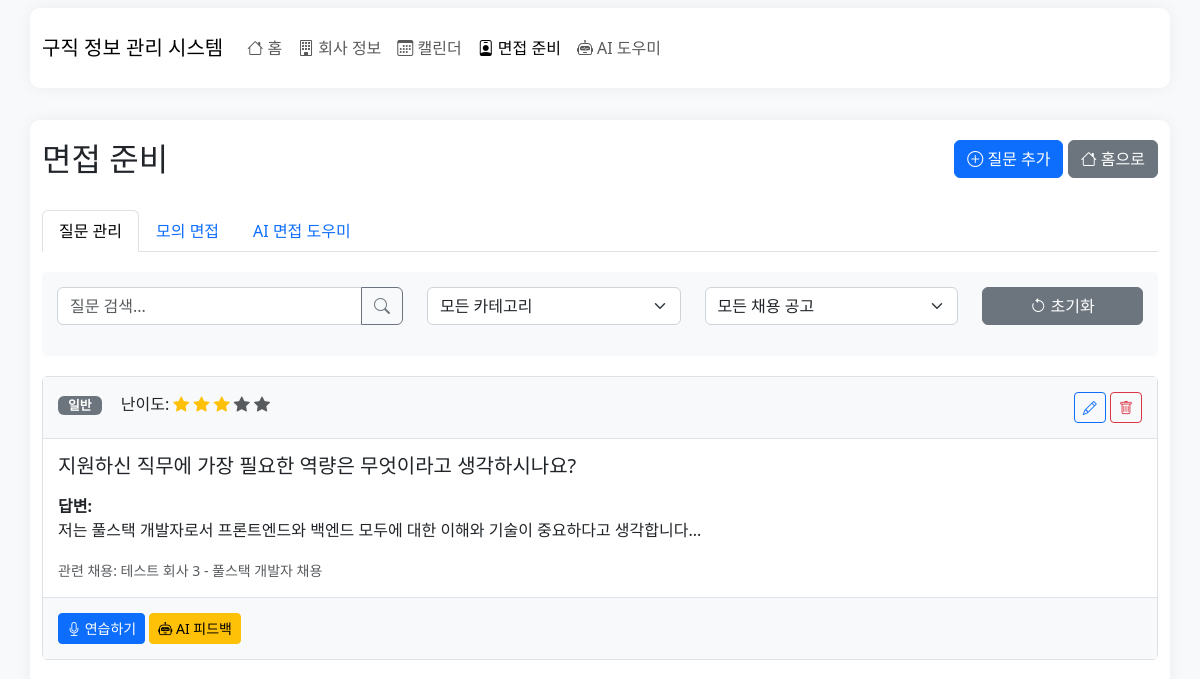
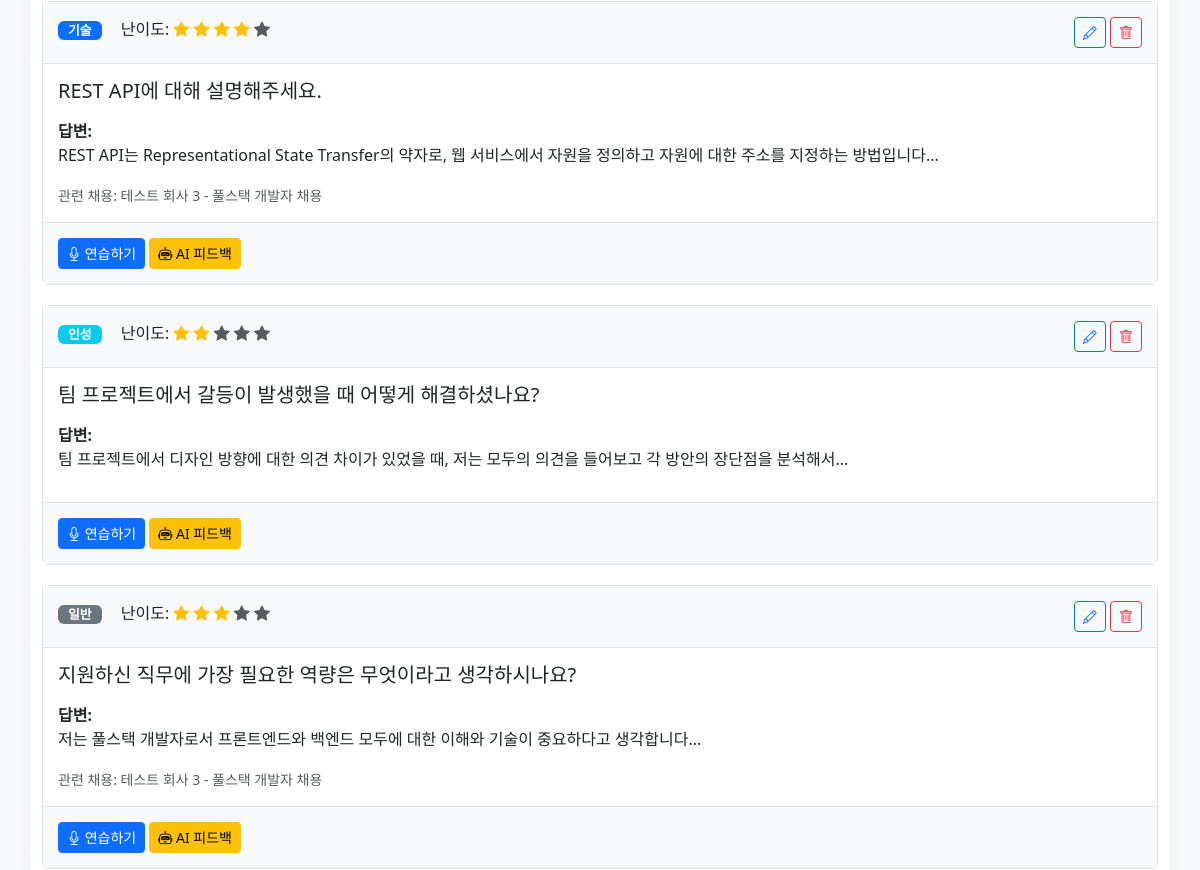
The page /interview/interview (upper part) on the database as committed earlier (2 pictures, top to bottom).
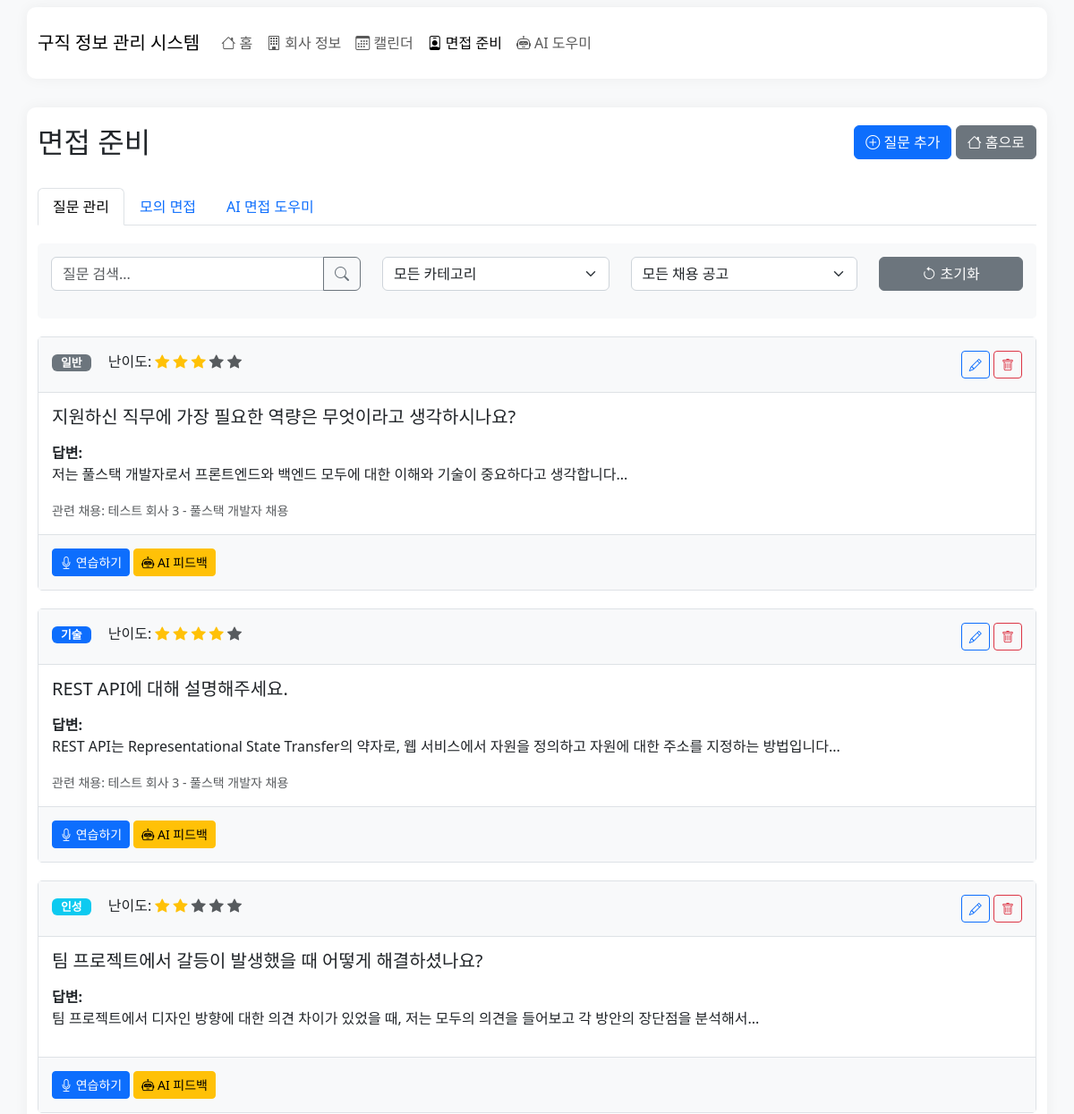
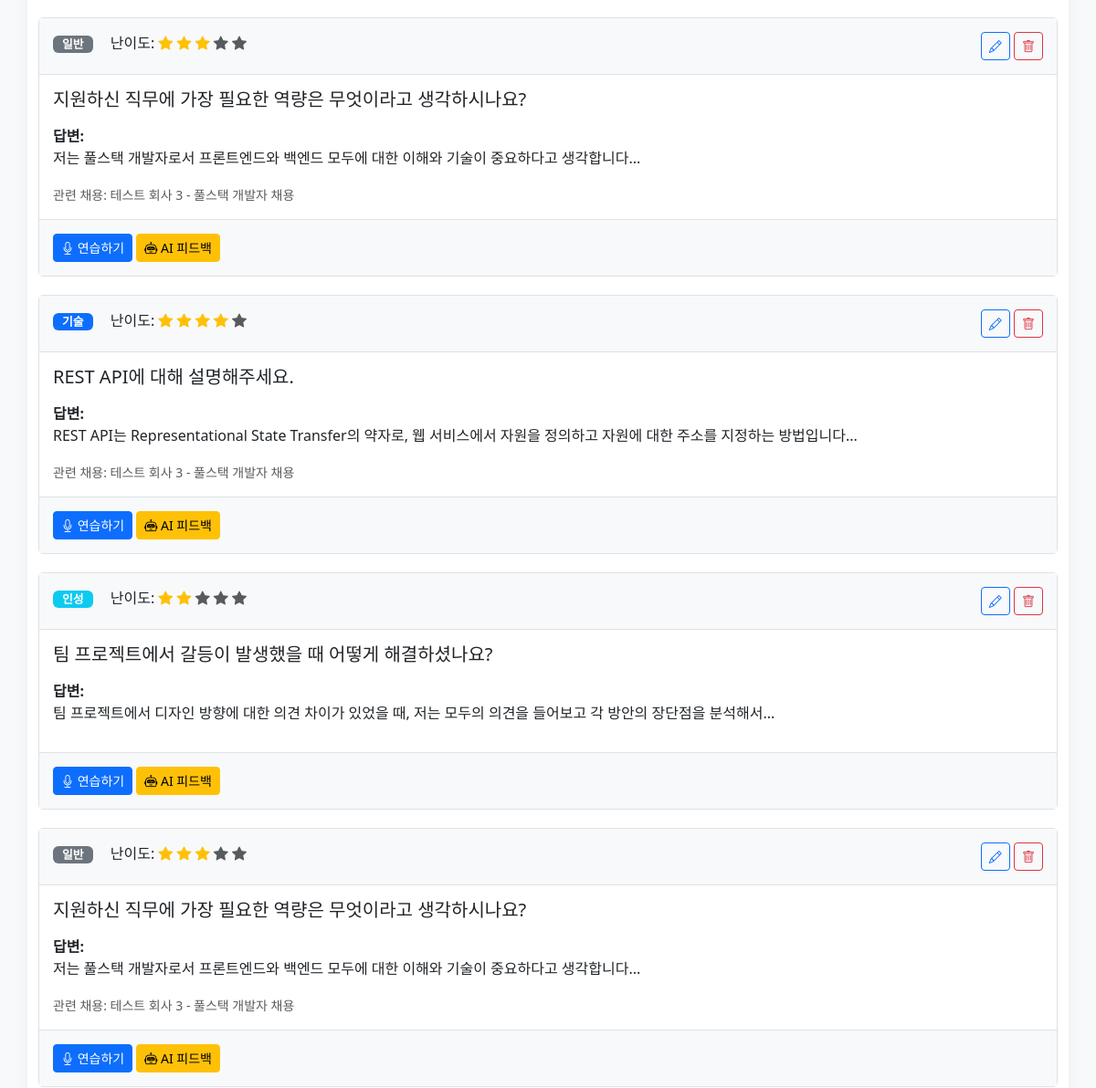
The same page on the database as committed later (2 pictures, top to bottom).
### models.py (models this page shows, shortened)
class InterviewPrep(db.Model):
    id = db.Column(db.Integer, primary_key=True)
    job_id = db.Column(db.Integer, db.ForeignKey('job.id'), nullable=True)
    question = db.Column(db.Text, nullable=False)
    answer = db.Column(db.Text, nullable=True)
    category = db.Column(db.String(100), default='일반')  # '일반', '기술', '인성', '경험' 등
    difficulty = db.Column(db.Integer, default=1)  # 1-5 난이도
    created_at = db.Column(db.DateTime, default=datetime.utcnow)

class Job(db.Model):
    id = db.Column(db.Integer, primary_key=True)
    site = db.Column(db.String(100), nullable=False)
    company_name = db.Column(db.String(200), nullable=False)
    title = db.Column(db.String(300), nullable=False)
    url = db.Column(db.String(500), nullable=False)
    status = db.Column(db.String(20), default='미지원')  # '미지원', '지원', '서류합격', '1차면접', '2차면접', '최종합격', '불합격', '보류' 중 하나
    note = db.Column(db.Text, nullable=True)  # 메모 저장을 위한 필드
    deadline = db.Column(db.Date, nullable=True)  # 마감일 추가
    created_at = db.Column(db.DateTime, default=datetime.utcnow)
    applied = db.Column(db.Boolean, default=False)
    resume = db.Column(db.Text, nullable=True)  # 자기소개서 내용
    resume_file = db.Column(db.String(500), nullable=True)  # 자기소개서 파일 경로
    portfolio_file = db.Column(db.String(500), nullable=True)  # 포트폴리오 파일 경로
    application_date = db.Column(db.Date, nullable=True)  # 지원 날짜
    company_id = db.Column(db.Integer, db.ForeignKey('company.id'), nullable=True)

### routes/interview_routes.py (the view)
@interview.route('/interview')
def interview_prep():
    jobs = Job.query.filter(Job.status.in_(['서류합격', '1차면접', '2차면접'])).order_by(Job.created_at.desc()).all()
    interview_questions = InterviewPrep.query.order_by(InterviewPrep.created_at.desc()).all()
    return render_template('interview.html',
                          jobs=jobs,
                          questions=interview_questions,
                          mcp_enabled=current_app.config.get('MCP_ENABLED', False))

### app.py (called while the page is built)
@app.teardown_appcontext
def teardown_mcp(exception):
    if mcp_enabled:
        shutdown()

### mcp/__init__.py (called while the page is built)
def shutdown():
    global _client
    if _client:
        run_async(_client.close())
        _client = None

### templates/interview.html (shortened to what this page needs)
{% extends 'base.html' %}
{% block extra_css %}
<link rel="stylesheet" href="{{ url_for('static', filename='css/interview.css') }}">
{% endblock %}
{% block content %}
<div class="row mb-4">
    <div class="col-md-6">
        <h2>
            면접 준비
        </h2>
    </div>
    <div class="col-md-6 text-end">
        <button type="button" class="btn btn-primary" data-bs-toggle="modal" data-bs-target="#add-question-modal">
            <i class="bi bi-plus-circle"></i> 질문 추가
        </button>
        <a href="{{ url_for('main.index') }}" class="btn btn-secondary">
            <i class="bi bi-house"></i> 홈으로
        </a>
    </div>
</div>
<ul class="nav nav-tabs" id="interviewTabs" role="tablist">
    <li class="nav-item" role="presentation">
        <button class="nav-link active" id="questions-tab" data-bs-toggle="tab" data-bs-target="#questions" type="button" role="tab" aria-controls="questions" aria-selected="true">질문 관리</button>
    </li>
    <li class="nav-item" role="presentation">
        <button class="nav-link" id="simulator-tab" data-bs-toggle="tab" data-bs-target="#simulator" type="button" role="tab" aria-controls="simulator" aria-selected="false">모의 면접</button>
    </li>
    {% if mcp_enabled %}
    <li class="nav-item" role="presentation">
        <button class="nav-link" id="ai-assistant-tab" data-bs-toggle="tab" data-bs-target="#ai-assistant" type="button" role="tab" aria-controls="ai-assistant" aria-selected="false">AI 면접 도우미</button>
    </li>
    {% endif %}
</ul>
<div class="tab-content" id="interviewTabsContent">
    {% include 'partials/interview_questions.html' %}
</div>
{% endblock %}

### templates/partials/interview_questions.html (shortened to what the changed rows need)
<div class="tab-pane fade show active" id="questions" role="tabpanel" aria-labelledby="questions-tab">
    <div id="questions-container">
        {% if questions %}
            {% for question in questions %}
            <div class="question-card"
                 data-question-text="{{ question.question }}"
                 data-category="{{ question.category }}"
                 data-job-id="{{ question.job_id or '' }}">
                <div class="question-header">
                    <div>
                        <span class="badge
                            {% if question.category == '일반' %}bg-secondary
                            {% elif question.category == '기술' %}bg-primary
                            {% elif question.category == '인성' %}bg-info
                            {% elif question.category == '경험' %}bg-success
                            {% else %}bg-secondary{% endif %}
                            category-badge">{{ question.category }}</span>
                        <span class="difficulty">
                            난이도:
                            {% for i in range(1, 6) %}
                            <i class="bi bi-star-fill difficulty-star {% if i > question.difficulty %}text-muted{% endif %}"></i>
                            {% endfor %}
                        </span>
                    </div>
                    <div class="question-controls">
                        <button class="btn btn-sm btn-outline-primary edit-question-btn" data-question-id="{{ question.id }}">
                            <i class="bi bi-pencil"></i>
                        </button>
                        <button class="btn btn-sm btn-outline-danger delete-question-btn" data-question-id="{{ question.id }}">
                            <i class="bi bi-trash"></i>
                        </button>
                    </div>
                </div>
                <div class="question-body">
                    <h5>{{ question.question }}</h5>
                    {% if question.answer %}
                    <div class="mt-3 answer-section">
                        <strong>답변:</strong>
                        <div>{{ question.answer }}</div>
                    </div>
                    {% endif %}
                    {% if question.job_id %}
                    <div class="mt-3 text-muted">
                        <small>
                            {% for j in jobs %}
                                {% if j.id == question.job_id %}
                                관련 채용: {{ j.company_name }} - {{ j.title }}
                                {% endif %}
                            {% endfor %}
                        </small>
                    </div>
                    {% endif %}
                </div>
                <div class="question-footer">
                    <button class="btn btn-sm btn-primary practice-btn" data-question-id="{{ question.id }}">
                        <i class="bi bi-mic"></i> 연습하기
                    </button>
                    {% if mcp_enabled %}
                    <button class="btn btn-sm btn-warning ai-feedback-btn" data-question-id="{{ question.id }}">
                        <i class="bi bi-robot"></i> AI 피드백
                    </button>
                    {% endif %}
                </div>
            </div>
            {% endfor %}
        {% else %}
            <div class="alert alert-info">
                등록된 면접 질문이 없습니다. 새 질문을 추가해보세요.
            </div>
        {% endif %}
    </div>
</div>

Rows that differ between the two databases and show on the page:
added InterviewPrep: category "일반", difficulty 3 (drawn), question "지원하신 직무에 가장 필요한 역량은 무엇이라고 생각하시나요?", answer "저는 풀스택 개발자로서 프론트엔드와 백엔드 모두에 대한 이해와 기술이 중요하다고 생각합니다...", Job (company_name "테스트 회사 3", title "풀스택 개발자 채용")
added InterviewPrep: category "기술", difficulty 4 (drawn), question "REST API에 대해 설명해주세요.", answer "REST API는 Representational State Transfer의 약자로, 웹 서비스에서 자원을 정의하고 자원에 대한 주소를 지정하는 방법입니다...", Job (company_name "테스트 회사 3", title "풀스택 개발자 채용")
added InterviewPrep: category "인성", difficulty 2 (drawn), question "팀 프로젝트에서 갈등이 발생했을 때 어떻게 해결하셨나요?", answer "팀 프로젝트에서 디자인 방향에 대한 의견 차이가 있었을 때, 저는 모두의 의견을 들어보고 각 방안의 장단점을 분석해서..."
